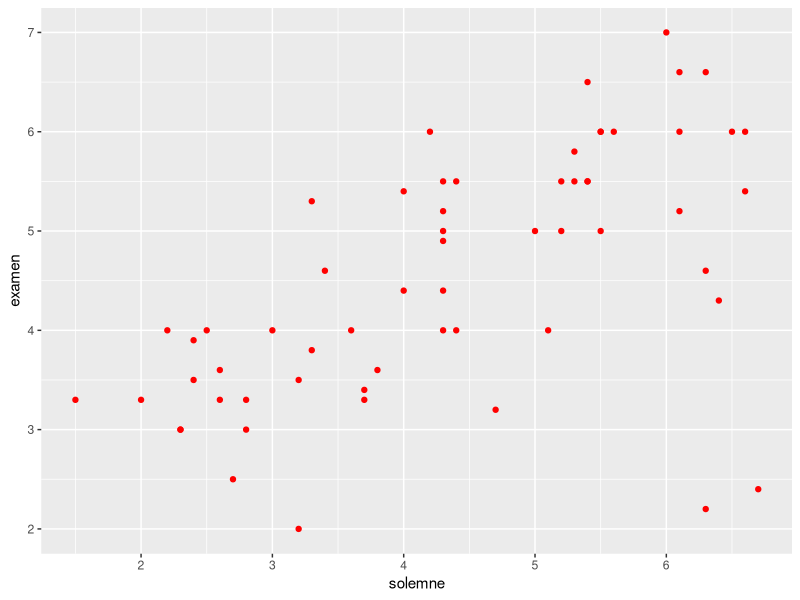
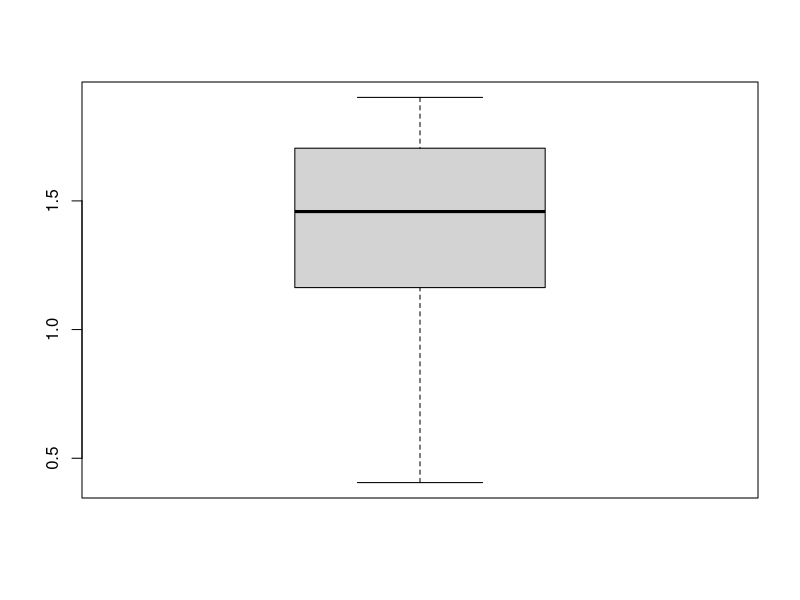
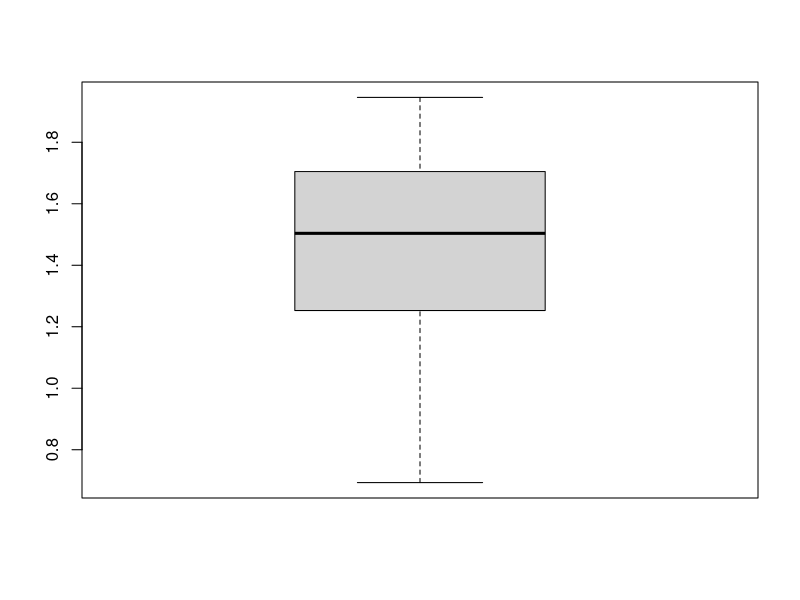
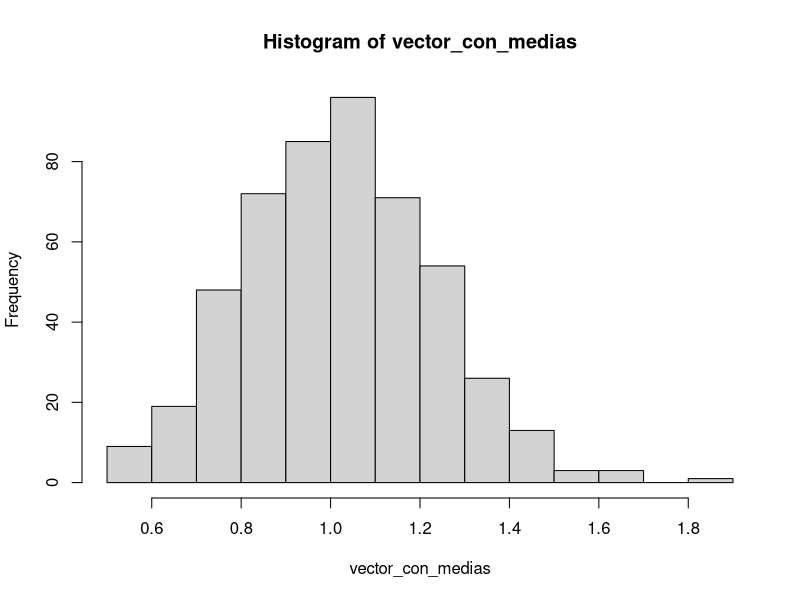
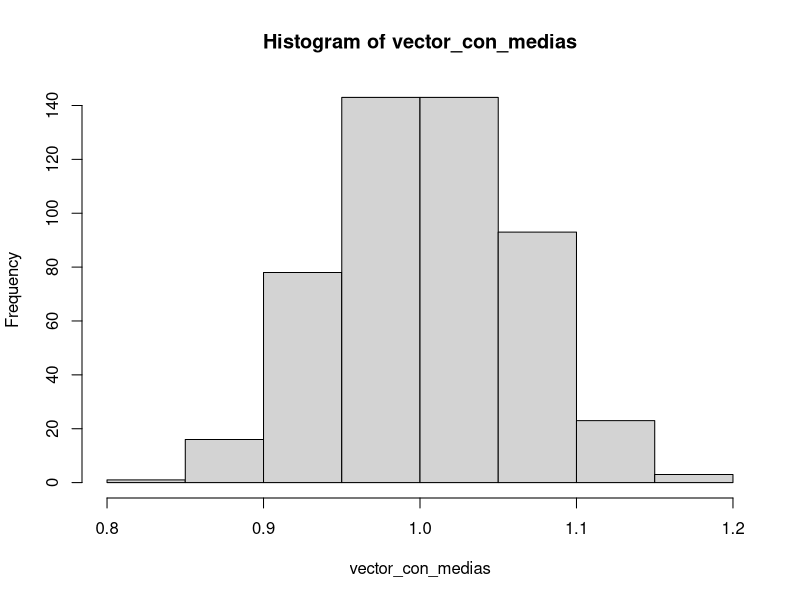

The R source for these figures, in order:
library(readxl)
library(ggplot2)
library(dplyr)


# 1) Use la funcion read_excel para importar la base de datos "nombres60.xlsx" 
#    guarde el tibble resultante un objeto de nombre "notas"
notas <- read_excel("nombres60.xlsx")


# 2) Cree un diagrama de dispersión, con las notas de la prueba
# solemne en el eje horizontal y las del examen en el eje vertical
# Puede usar los grafico de base o los de ggplot2 
ggplot(data = notas) + geom_point(aes(x = solemne, y = examen), col = "red")


# 3) Cree dos diagramas boxplot: uno para las notas de la solemne
# y otro para las notas del examen
# Puede usar los grafico de base o los de ggplot2 
boxplot(log(notas$solemne))
boxplot(log(notas$examen))


# 4) Compute la media de las notas de la  prueba solemne y 
# la desviacion estándar de las notas de examen 
mean(notas$solemne)
sd(notas$examen)

# 5) Compute los quantiles 0.25 y 0.75 de las notas del examen
quantile(notas$examen, c(0.25, 0.75))

# 6) Cree una nueva tibble que contenga unicamente las observaciones
# de las personas que obtuvieron un 4 o más en el examen
filter(notas, examen > 4)

# 7) Compute la proporcion de gente que obtuvo un azul en el examen
filter(notas, examen >=4) 
#40 de 60 obtuvo un azul en el examen


# 8) Suponga que tiene una población de 10000 observaciones provemientes
# de una distribución exponencial con valor esperado igual a 1. Suponga que 
# de exta poblacion extraemos muestras de tamaño igual a 25 observaciones. 
# Cree un histograma de las medias muestrales y calcule la desviación 
# estándar de las medias muestrales. Utilice 500 muestras para el histograma y
# eñ  cálculo de la desviación estándar de la media muestral.

muestras <- 500
n <- 25
poblacion <- rexp(10000, rate = 1)
vector_con_medias <- vector(mode = "numeric", length = muestras)

for (i in 1:muestras) {esta_muestra <- sample(poblacion, size = n)
media_muestral <- mean(esta_muestra)
vector_con_medias[i] <- media_muestral
  
}
  
mean(vector_con_medias)
sd(vector_con_medias)
hist(vector_con_medias)



# 9) Repita el ejercicio anterior, pero esta vez tome muestras de tamaño igual 250.
# Es ahora la desviación estándar de la media muestral  mayor o menor 
# a la del ejercicio anterior?

muestras <- 500
n <- 250
poblacion <- rexp(10000, rate = 1)
vector_con_medias <- vector(mode = "numeric", length = muestras)

for (i in 1:muestras) {esta_muestra <- sample(poblacion, size = n)
media_muestral <- mean(esta_muestra)
vector_con_medias[i] <- media_muestral

}

mean(vector_con_medias)
sd(vector_con_medias)
hist(vector_con_medias)

# La sd del ejercicio 9 es menor a la del ejercicio 8

